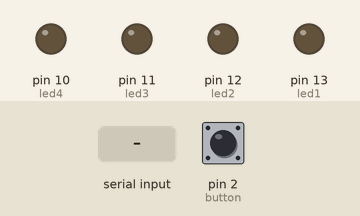
Recording of a sketch running on a simulated Arduino Uno, built with avr-gcc and run on an emulated ATmega328P. On the bench: output pins drawn as LEDs (lit = HIGH). The test bench sets the inputs (shaded band); at power-on: pin 2 (button) LOW.

Above: at 1.2 s.
1.3 s: "4\n" received over Serial
At 2.2 s:
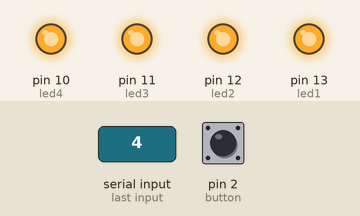
2.8 s: "3\n" received over Serial
At 3.4 s:
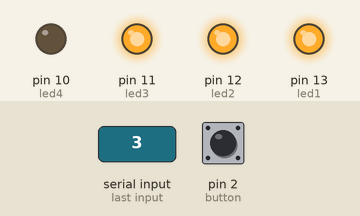
4.3 s: "2\n" received over Serial
At 5.5 s:
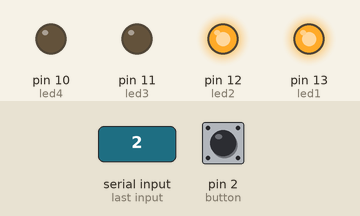
5.8 s: "1\n" received over Serial
At 6.9 s:
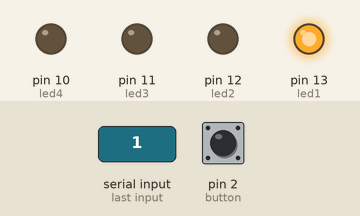
8.9 s: "0\n" received over Serial
At 9.2 s:
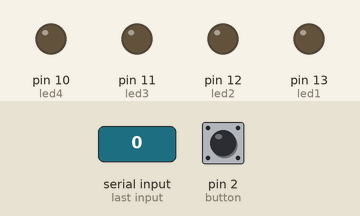
Timing chart, 0 to 11.4 s (numbered marks = the images above; inputs shaded):
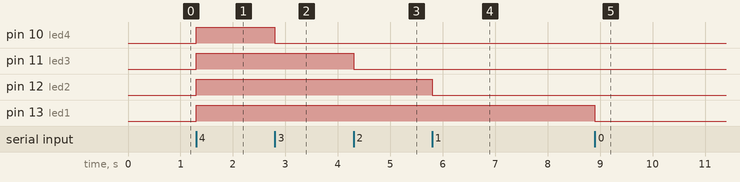

Measured:
- after the input at 1.3 s, pin 10 (led4), pin 11 (led3), pin 12 (led2), pin 13 (led1): LOW → HIGH at once
- after the input at 2.8 s, pin 10 (led4): HIGH → LOW at once
- after the input at 4.3 s, pin 11 (led3): HIGH → LOW at once
- after the input at 5.8 s, pin 12 (led2): HIGH → LOW at once
- after the input at 8.9 s, pin 13 (led1): HIGH → LOW at once

The sketch:

led_arduino.ino
```cpp
String data;
int led1 = 13;
int led2 = 12;
int led3 = 11;
int led4 = 10;
int button = 2;

int button_priv_state = LOW;

void setup() {
  // put your setup code here, to run once:
  pinMode(led1, OUTPUT);
  pinMode(led2, OUTPUT);
  pinMode(led3, OUTPUT);
  pinMode(led4, OUTPUT);
  pinMode(button, INPUT);
  pinMode(LED_BUILTIN, OUTPUT);

  Serial.begin(9600);
  digitalWrite(led1, LOW);
  digitalWrite(led2, LOW);
  digitalWrite(led3, LOW);
  digitalWrite(led4, LOW);
}

void loop() {
  // put your main code here, to run repeatedly:
  int button_state = digitalRead(button);

  if (button_state == HIGH && button_priv_state == LOW) {
    Serial.println("read");
    Serial.flush();
  }

  button_priv_state = button_state;

  if (Serial.available() > 0) {
    data = Serial.readStringUntil('\n');
  }

  if (data[0] == '4') {
    digitalWrite(led1, HIGH);
    digitalWrite(led2, HIGH);
    digitalWrite(led3, HIGH);
    digitalWrite(led4, HIGH);
  } else if (data[0] == '3') {
    digitalWrite(led1, HIGH);
    digitalWrite(led2, HIGH);
    digitalWrite(led3, HIGH);
    digitalWrite(led4, LOW);
  } else if (data[0] == '2') {
    digitalWrite(led1, HIGH);
    digitalWrite(led2, HIGH);
    digitalWrite(led3, LOW);
    digitalWrite(led4, LOW);
  } else if (data[0] == '1') {
    digitalWrite(led1, HIGH);
    digitalWrite(led2, LOW);
    digitalWrite(led3, LOW);
    digitalWrite(led4, LOW);
  } else if (data[0] == '0') {
    digitalWrite(led1, LOW);
    digitalWrite(led2, LOW);
    digitalWrite(led3, LOW);
    digitalWrite(led4, LOW);
  }
}
```
